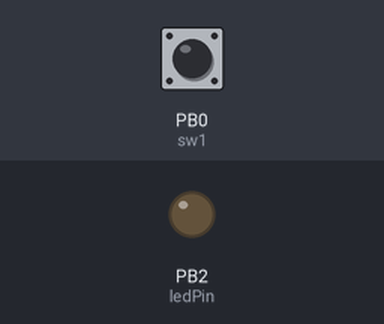
Bench run of a sketch on a simulated ATtiny85, built with avr-gcc and run on an emulated ATtiny85. Parts: output pins drawn as LEDs (lit = HIGH). Inputs (shaded band) come from the test bench; at power-on: PB0 (sw1) HIGH.

Above: at 1.2 s.
1.3 s: PB0 (sw1) pulled LOW for 0.15 s
At 1.8 s:
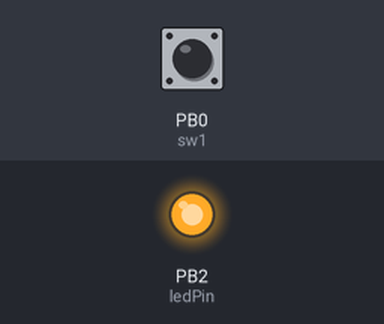
2.9 s: PB0 (sw1) pulled LOW for 1 s
At 4.2 s:
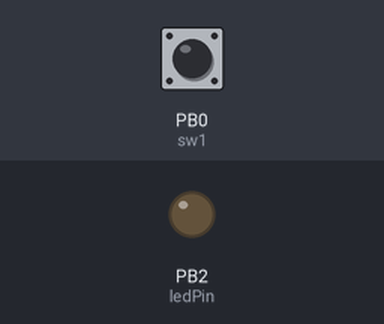
5.4 s: PB0 (sw1) pulled LOW for 3.2 s
At 6.1 s:
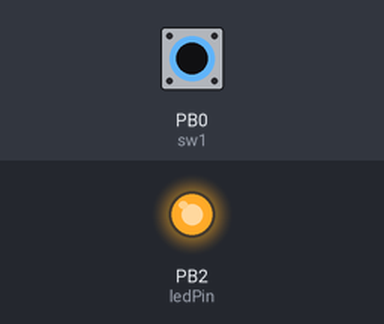
Timing chart, 0 to 8.4 s (numbered marks = the images above; inputs shaded):
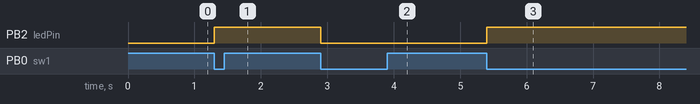

The sketch:

ATtiny85interrupt.ino
```cpp
/*
ATtiny85interrupt.ino Sketch
Author: D. Dubins
Date: 11-May-21
Description: Pin-change interrupt routines (awake) for ATtiny85. This ISR is written to only respond to FALLING signals (change ISR as required).
Interrupt attached to momentary switch is used to change the state of an LED.

If you are using a USBtinyISP:
USBTinyISP to ATtiny85:
-----------------------
Vcc to physical Pin 8
MOSI to physical Pin 5
GND to physical Pin 4 (GND)
RESET to physical Pin 1
SCK to physical pin 7
MISO to physical Pin 6

The following are the ATtiny85 pins by function:
------------------------------------------------
Pin 1: PB5 / Reset (momentary switch btw Pin1 and GND to reset)
Pin 2: PB3 / Analog Input 3 (A3) / Digital Pin 3 / PCINT3
Pin 3: PB4 / Analog Input 2 (A2) / Digital Pin 4 / PCINT4
Pin 4: GND
Pin 5: PB0 / Digital Pin 0 / PWM supported / AREF / MOSI / PCINT0
Pin 6: PB1 / Digital Pin 1 / PWM supported / MISO / PCINT1
Pin 7: PB2 / Analog Input 1 (A1) / SCK / Digital Pin 2 / PCINT2
Pin 8: Vcc+

Connections to ATtiny85-20PU
----------------------------
Batt +5V to ATtiny85 Pin 8 (Vcc)
LED(+) to ATtiny85 Pin 7 (=Digital Pin 2)
GND - SW1 - ATtiny85 Pin 5 (=Digital Pin 0)
NC - ATtiny85 Pin 1 (RST)  (you can also wire this to GND through a switch to reset the MCU)
GND - ATtiny85 Pin 4 (=GND)

Note: the ISR could have been written to change the state (ledState=!ledState; //inside the ISR)
However, debouncing would be extremely difficult! By writing the sketch this way, you can debounce
after you detect that the button has been pushed, using if(pushed).

*/

//define the classic bit functions:
#define sbi(sfr, bit) (_SFR_BYTE(sfr) |= _BV(bit))
#define cbi(sfr, bit) (_SFR_BYTE(sfr) &= ~_BV(bit))
#define bit_is_set(sfr, bit) (_SFR_BYTE(sfr) & _BV(bit))
#define bit_is_clear(sfr, bit) (!(_SFR_BYTE(sfr) & _BV(bit)))
#define loop_until_bit_is_set(sfr, bit) do { } while (bit_is_clear(sfr, bit))
#define loop_until_bit_is_clear(sfr, bit) do { } while (bit_is_set(sfr, bit))

#define sw1 0               // use PB0 for momentary switch switch (physical pin 5)
#define ledPin 2            // use PB2 for LED (physical pin 7)

volatile bool pushed=false; // to hold (will be written to inside ISR)
bool ledState=false;        // to hold the LED state (on/off)

void setup(){
  pinMode(ledPin,OUTPUT);   // set ledPin to OUTPUT mode
  attach_interrupt(sw1);    // attach pin sw1 as interrupt
}

void loop(){
  if(pushed){
    ledState=!ledState;
    digitalWrite(ledPin,ledState);  // change
    delay(200);       // debounce
    pushed=false;     // reset pushed state
  }
}

void attach_interrupt(byte i){            // attach a pin change interrupt for pin i
  pinMode(i,INPUT_PULLUP);                // set sw1 to INPUT_PULLUP mode
  sbi(GIMSK,PCIE);                        // enable pin change interrupts
  if(i==0)sbi(PCMSK,PCINT0);              // use PB0 as interrupt pin
  if(i==1)sbi(PCMSK,PCINT1);              // use PB1 as interrupt pin
  if(i==2)sbi(PCMSK,PCINT2);              // use PB2 as interrupt pin
  if(i==3)sbi(PCMSK,PCINT3);              // use PB3 as interrupt pin
  if(i==4)sbi(PCMSK,PCINT4);              // use PB4 as interrupt pin
}

//This function isn't used in the sketch, but could be used to deactivate the interrupt for a specific section of code.
void detach_interrupt(byte i){            // detach a pin change interrupt for pin i
  pinMode(i,INPUT_PULLUP);                // set sw1 to INPUT_PULLUP mode
  cbi(GIMSK,PCIE);                        // disable pin change interrupts
  if(i==0)cbi(PCMSK,PCINT0);              // clear PB0 as interrupt pin
  if(i==1)cbi(PCMSK,PCINT1);              // clear PB1 as interrupt pin
  if(i==2)cbi(PCMSK,PCINT2);              // clear PB2 as interrupt pin
  if(i==3)cbi(PCMSK,PCINT3);              // clear PB3 as interrupt pin
  if(i==4)cbi(PCMSK,PCINT4);              // clear PB4 as interrupt pin
}

ISR(PCINT0_vect){     // This ISR will run when interrupt is triggered
  if(!digitalRead(sw1))pushed=true; // only do something when state is FALLING
  // Really, no if statement is needed here. The ISR will be called on a FALLING signal on sw1.
  // So all that is needed inside the ISR routine is "pushed=true;".
}
```

Measured:
- after the input at 1.3 s, PB2 (ledPin): LOW → HIGH at once
- after the input at 2.9 s, PB2 (ledPin): HIGH → LOW at once
- after the input at 5.4 s, PB2 (ledPin): LOW → HIGH at once
